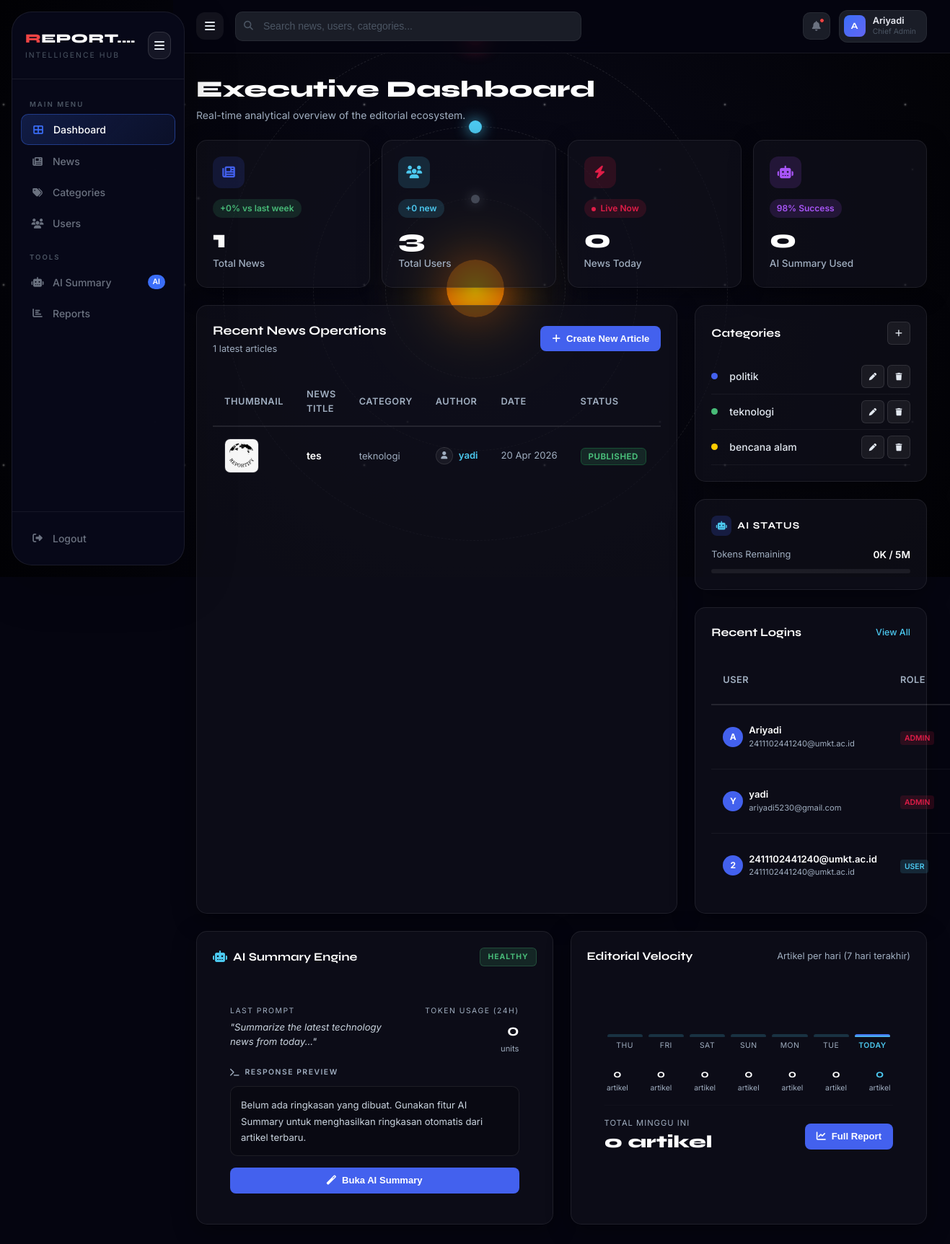
/admin-panel/ (signed in), run on an earlier commit of the app's database.
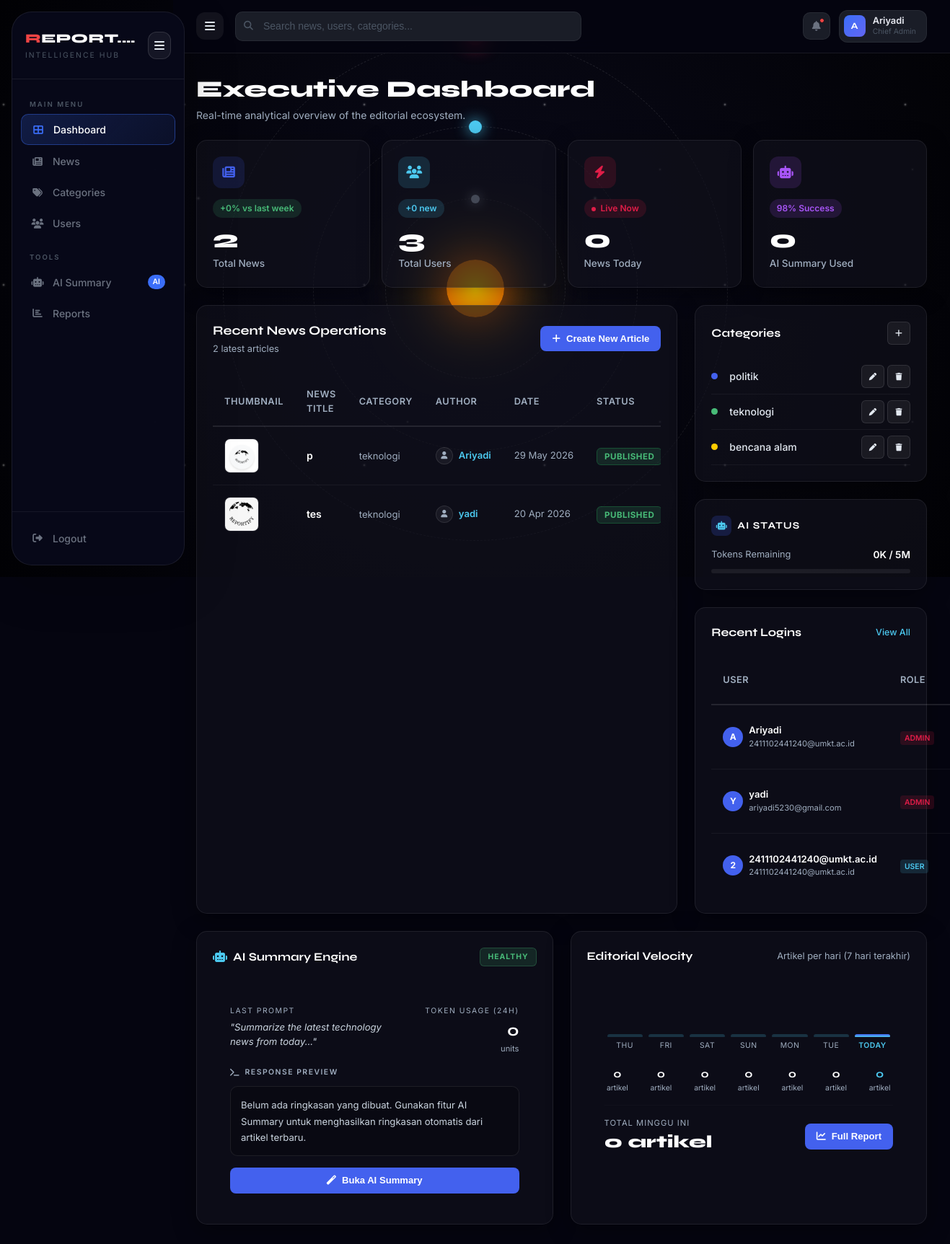
And on a later commit of the database.
### news/models.py (models this page shows, shortened)
class Artikel(models.Model):
    judul = models.CharField(max_length=255)
    isi = models.TextField()  # Disinkronkan: sebelumnya 'konten'
    gambar_cover = models.ImageField(upload_to='berita/', null=True, blank=True)
    kategori = models.ForeignKey(Kategori, on_delete=models.CASCADE)
    penulis = models.ForeignKey(User, on_delete=models.CASCADE) # Wajib untuk Dashboard
    tanggal_publikasi = models.DateTimeField(auto_now_add=True)
    penulis = models.ForeignKey(User, on_delete=models.SET_NULL, null=True, blank=True)

class Kategori(models.Model):
    nama = models.CharField(max_length=100)

### news/admin_views.py (the view)
# urls.py: path('', admin_views.admin_dashboard, name='admin_dashboard'),
@login_required
@staff_required
def admin_dashboard(request):
    chat_history = request.session.get('ai_summary_chat_history', [])
    last_response = chat_history[-1]['ai'] if chat_history else None
    last_prompt = chat_history[-1]['user'] if chat_history else None
    today = timezone.now().date()
    context = {
        'total_news': Artikel.objects.count(),
        'total_users': User.objects.count(),
        'news_today': Artikel.objects.filter(tanggal_publikasi__date=today).count(),
        'new_users': User.objects.filter(date_joined__gte=timezone.now() - timedelta(days=7)).count(),
        'recent_news': Artikel.objects.order_by('-tanggal_publikasi')[:5],
        'recent_users': User.objects.all().order_by('-last_login')[:5],
        'velocity_data': get_velocity_data(),
        'weekly_total': Artikel.objects.filter(tanggal_publikasi__gte=timezone.now() - timedelta(days=7)).count(),
        'daftar_kategori': Kategori.objects.all(),
        'ai_last_response': last_response,
        'last_prompt': last_prompt,
        'ai_used': len(chat_history),
        'token_24h': len(chat_history) * 2,
        'ai_tokens_used': len(chat_history) * 2,
        'ai_token_percent': min(100, len(chat_history) * 1),
    }
    return render(request, 'admin_panel/dashboard.html', context)

### news/admin_views.py (called while the page is built)
def is_staff(user):
    return user.is_authenticated and user.is_staff

def get_velocity_data():
    today = timezone.now().date()
    days = ['MON', 'TUE', 'WED', 'THU', 'FRI', 'SAT', 'SUN']
    result = []
    max_count = 1
    counts = []
    for i in range(6, -1, -1):
        day = today - timedelta(days=i)
        count = Artikel.objects.filter(tanggal_publikasi__date=day).count()
        counts.append({'date': day, 'count': count, 'label': days[day.weekday()]})
        if count > max_count: max_count = count
    for idx, item in enumerate(counts):
        height = max(4, int((item['count'] / max_count) * 80))
        result.append({'label': 'TODAY' if idx == len(counts) - 1 else item['label'], 'height': f"{height}%", 'count': item['count']})
    return result

### templates/admin_panel/dashboard.html (shortened to what the changed rows need)
{% extends 'admin_base.html' %}
{% block content %}
<div class="page-header fade-in mb-4">
    <h1 class="page-title" style="font-family:'Syne', sans-serif; font-weight:800; color:#fff;">Executive Dashboard</h1>
</div>
<div class="row g-3 mb-4">
    <div class="col-6 col-xl-3 fade-in delay-1">
        <div class="stat-card">
            <div class="stat-icon" style="background: rgba(67, 97, 238, 0.15);">
                <i class="fas fa-newspaper" style="color: #4361ee;"></i>
            </div>
            <div class="stat-change up">+{{ news_growth|default:"0" }}% vs last week</div>
            <div class="stat-value">{{ total_news|default:"0" }}</div>
            <div class="stat-label">Total News</div>
        </div>
    </div>
</div>
<div class="row g-4 mb-4">
    <div class="col-lg-8 fade-in delay-2">
        <div class="card-admin h-100">
            <div class="card-header-admin">
                <div>
                    <div style="font-family:'Syne',sans-serif; font-weight:700; font-size:1.1rem; color:#fff;">Recent News Operations</div>
                    <div style="font-size:0.8rem; color:#a0aec0; margin-top:2px;">{{ recent_news|length }} latest articles</div>
                </div>
            </div>
            <div class="card-body-admin p-0" style="overflow-x: auto;">
                <table class="admin-table">
                    <thead>
                        <tr>
                            <th>Thumbnail</th>
                            <th>News Title</th>
                            <th>Category</th>
                            <th>Author</th>
                            <th>Date</th>
                            <th>Status</th>
                            <th>Action</th>
                        </tr>
                    </thead>
                    <tbody>
                        {% for artikel in recent_news %}
                        <tr>
                            <td>
                                {% if artikel.gambar_cover %}
                                    <img src="{{ artikel.gambar_cover.url }}" class="news-thumb" alt="">
                                {% else %}
                                    <div class="news-thumb-placeholder"><i class="fas fa-image"></i></div>
                                {% endif %}
                            </td>
                            <td>
                                <div style="font-weight:600; color:#fff; font-size:0.88rem;">{{ artikel.judul|truncatewords:5 }}</div>
                            </td>
                            <td>
                                <span style="font-size:0.82rem; color:#a0aec0;">{{ artikel.kategori.nama }}</span>
                            </td>
                            <td>
                                <div class="d-flex align-items-center gap-2">
                                    <div style="width:24px; height:24px; border-radius:50%; background:rgba(255,255,255,0.05); border:1px solid rgba(255,255,255,0.1); display:flex; align-items:center; justify-content:center; font-size:0.65rem; color:#a0aec0;">
                                        <i class="fas fa-user"></i>
                                    </div>
                                    <span style="color: #4cc9f0; font-weight: 600; font-size: 0.82rem;">
                                        {{ artikel.penulis.username|default:"System" }}
                                    </span>
                                </div>
                            </td>
                            <td style="color:#a0aec0; font-size:0.82rem; white-space:nowrap;">
                                {{ artikel.tanggal_publikasi|date:"d M Y" }}
                            </td>
                            <td>
                                <span class="badge-published">PUBLISHED</span>
                            </td>
                            <td>
                            </td>
                        </tr>
                        {% endfor %}
                    </tbody>
                </table>
            </div>
        </div>
    </div>
    <div class="col-lg-4 fade-in delay-3">
        <div class="card-admin mb-4">
            <div class="card-body-admin" style="padding: 0;">
                {% for kat in daftar_kategori %}
                <div class="d-flex align-items-center justify-content-between py-2" style="border-bottom: 1px solid rgba(255,255,255,0.05);">
                    <div class="d-flex align-items-center gap-3">
                        <span class="cat-dot" style="background:
                            {% if forloop.counter == 1 %}#4361ee
                            {% elif forloop.counter == 2 %}#48bb78
                            {% elif forloop.counter == 3 %}#ffcc00
                            {% elif forloop.counter == 4 %}#e11d48
                            {% else %}#a855f7{% endif %};"></span>
                        <span style="font-size:0.875rem; font-weight:500; color:#e2e8f0;">{{ kat.nama }}</span>
                    </div>
                    <div class="d-flex gap-1">
                        <a href="{% url 'admin_category_edit' kat.id %}" class="btn-icon"><i class="fas fa-pen" style="font-size:0.65rem;"></i></a>
                        <a href="{% url 'admin_category_delete' kat.id %}" class="btn-icon danger"><i class="fas fa-trash" style="font-size:0.65rem;"></i></a>
                    </div>
                </div>
                {% empty %}
                <p style="color:#a0aec0; font-size:0.8rem; padding:8px 0;">Belum ada kategori.</p>
                {% endfor %}
            </div>
        </div>
        <div class="card-admin">
            <div class="card-body-admin p-0">
                <table class="admin-table">
                    <thead>
                        <tr>
                            <th>User</th>
                            <th>Role</th>
                            <th>Last Login</th>
                        </tr>
                    </thead>
                    <tbody>
                        {% for u in recent_users %}
                        <tr>
                            <td>
                                <div class="d-flex align-items-center gap-2">
                                    <div style="width:28px; height:28px; border-radius:50%; background:#4361ee; display:flex; align-items:center; justify-content:center; color:#fff; font-weight:bold; font-size:0.75rem;">
                                        {{ u.username|slice:":1"|upper }}
                                    </div>
                                    <div>
                                        <div style="font-weight:600; color:#fff; font-size:0.82rem;">{{ u.username }}</div>
                                        <div style="font-size:0.7rem; color:#a0aec0;">{{ u.email|default:"No Email" }}</div>
                                    </div>
                                </div>
                            </td>
                            <td>
                                {% if u.is_superuser %}
                                <span style="background:rgba(225,29,72,0.15); color:#e11d48; font-size:0.65rem; padding: 3px 6px; border-radius: 4px; font-weight:600;">ADMIN</span>
                                {% else %}
                                <span style="background:rgba(76,201,240,0.15); color:#4cc9f0; font-size:0.65rem; padding: 3px 6px; border-radius: 4px; font-weight:600;">USER</span>
                                {% endif %}
                            </td>
                            <td style="font-size:0.78rem; color:#a0aec0;">
                            </td>
                        </tr>
                        {% empty %}
                        <tr>
                            <td colspan="3" style="text-align:center; padding:20px; color:#a0aec0; font-size:0.8rem;">
                                No recent logins.
                            </td>
                        </tr>
                        {% endfor %}
                    </tbody>
                </table>
            </div>
        </div>
    </div>
</div>
<div class="row g-4">
    <div class="col-lg-6 fade-in delay-3">
        <div class="card-admin h-100">
            <div class="card-body-admin">
                <div class="vel-bars" id="velBars">
                    {% for day in velocity_data %}
                    <div class="vel-bar-wrap">
                        <div class="vel-bar {% if forloop.last %}today{% endif %}"
                             style="height: 0px;"
                             data-height="{{ day.height }}px">
                        </div>
                        <div class="vel-label {% if forloop.last %}today{% endif %}">{{ day.label }}</div>
                    </div>
                    {% endfor %}
                </div>
                <div style="margin-top:20px; display:flex; gap:24px;">
                    {% for day in velocity_data %}
                    <div style="flex:1; text-align:center;">
                        <div style="font-family:'Syne',sans-serif; font-size:0.95rem; font-weight:700; color:{% if forloop.last %}#4cc9f0{% else %}#fff{% endif %};">
                            {{ day.count }}
                        </div>
                        <div style="font-size:0.65rem; color:#a0aec0;">artikel</div>
                    </div>
                    {% endfor %}
                </div>
            </div>
        </div>
    </div>
</div>
{% endblock %}

### templates/admin_base.html (shortened to what the changed rows need)
<!DOCTYPE html>
<html lang="id">
<head>
    <link href="https://cdn.jsdelivr.net/npm/bootstrap@5.3.0/dist/css/bootstrap.min.css" rel="stylesheet">
    <link rel="stylesheet" href="https://cdnjs.cloudflare.com/ajax/libs/font-awesome/6.4.0/css/all.min.css">
</head>
<body>
    <div class="admin-main">
        <header class="admin-topbar">
            <div class="topbar-actions">
                <div class="admin-profile">
                    <div class="profile-avatar">
                        {{ request.user.username|slice:":1"|upper }}
                    </div>
                    <div class="profile-info">
                        <div class="profile-name">{{ request.user.username }}</div>
                        <div class="profile-role">
                            {% if request.user.is_superuser %}Chief Admin{% else %}Staff{% endif %}
                        </div>
                    </div>
                </div>
            </div>
        </header>
        <main class="admin-content">
            {% block content %}{% endblock %}
        </main>
    </div>
</body>
</html>

What changed in the data, as far as the page shows it:
added Artikel: gambar_cover (picture), judul "p", kategori.nama "teknologi", penulis.username "Ariyadi", tanggal_publikasi "29 May 2026"
Also different on the page:
{{ total_news|default:"0" }}: "1" → "2"
{{ recent_news|length }}: "1" → "2"
